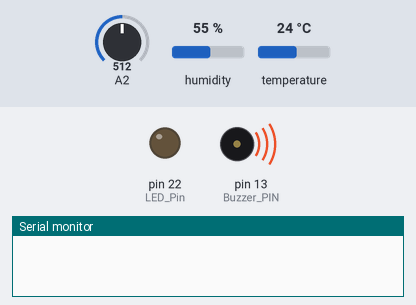
Recording of a sketch running on a simulated Arduino Mega 2560, built with avr-gcc and run on an emulated ATmega2560. On the bench: output pins drawn as LEDs (lit = HIGH), buzzer (waves = sounding), the last lines printed to the serial monitor. Inputs (shaded band) come from the test bench; at power-on: temperature 24 °C, A2 = 512, humidity 55 %.

Above: at 0.01 s.
At 3.3 s:
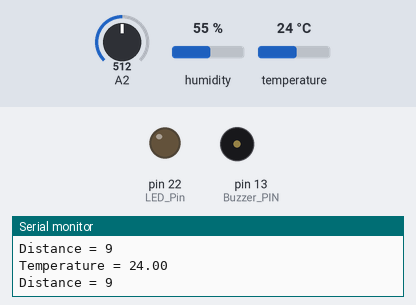
3.4 s: temperature set to 28 °C
6.7 s: temperature set to 31 °C
At 9.0 s:
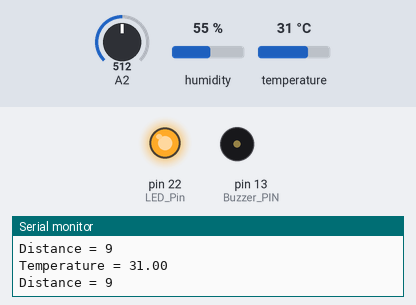
Timing chart, 0 to 10.5 s (numbered marks = the images above; inputs shaded):
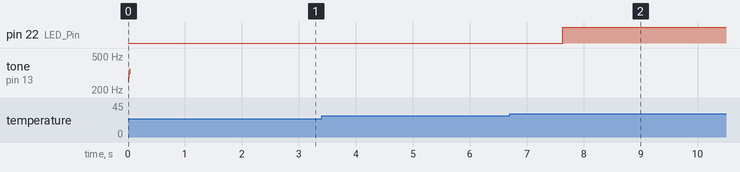

Measured:
- the behaviour switches between 29 and 30 °C on temperature (found by bisection; images 1 and 2)
- after the input at 6.7 s, pin 22 (LED_Pin): LOW → HIGH after 0.94 s

The sketch:

Sensor.ino
```cpp
#include <dht.h>

#include <ezBuzzer.h>
#define Datapin A8
#define LED_Pin 22
#define NOTE_C4 262
#define NOTE_D4 294
#define NOTE_E4 330
#define Buzzer_PIN 13
dht DHT;

float Temperature = 0.0;
float Human = 0.0;

int PSD_Sensor = 0;
int PSD_Distance = 0;
int melodySize = 3;
int melody[] = {NOTE_C4, NOTE_D4, NOTE_E4};
int noteDurations[] = {1,1,1};

int PSD_Read(int analogPin)
{
  int PSD_Value;
  PSD_Value = analogRead(analogPin);
  return PSD_Value;
}
int Calculate_Distance(int PSD_Value)
{
  int X;
  X = (6762 / (PSD_Value - 9)) - 4;
  return X;
}
void Temperature_Sensor_Readings()
{
  DHT.read11(Datapin);
  Temperature = DHT.temperature;
  Human = DHT.humidity;
}
void playBuzzer(int Freq, int PlayTime)
{
  tone(Buzzer_PIN, Freq, PlayTime);
}
void stopBuzzer()
{
  noTone(Buzzer_PIN);
}

void setup() {
  pinMode (LED_Pin, OUTPUT);
  Serial.begin(9600);
  for(int thisNote = 0; thisNote < melodySize; thisNote++)
  {
    int noteDuration = 10 / noteDurations[thisNote];
    playBuzzer(melody[thisNote], noteDuration);

    int pauseBetweenNotes = noteDuration * 1.30;
    delay(pauseBetweenNotes);
    stopBuzzer();
  }
}

void loop() {
  Temperature_Sensor_Readings();
  Serial.print("Temperature = ");
  Serial.println(Temperature);

  PSD_Sensor = PSD_Read(A2);
  PSD_Distance = Calculate_Distance (PSD_Sensor);
  //printf( PSD_Distance );
 Serial.print("Distance = " );
  Serial.println( PSD_Distance );
 //if()
  if (Temperature >= 30)
  {
    printf("High Temperature Reading \n");

    digitalWrite(LED_Pin,HIGH);
    playBuzzer(25, 100);
    stopBuzzer();

  }
  else
  {
    printf("Normal Temperature Reading");
  }
  delay(2500);
}
```
